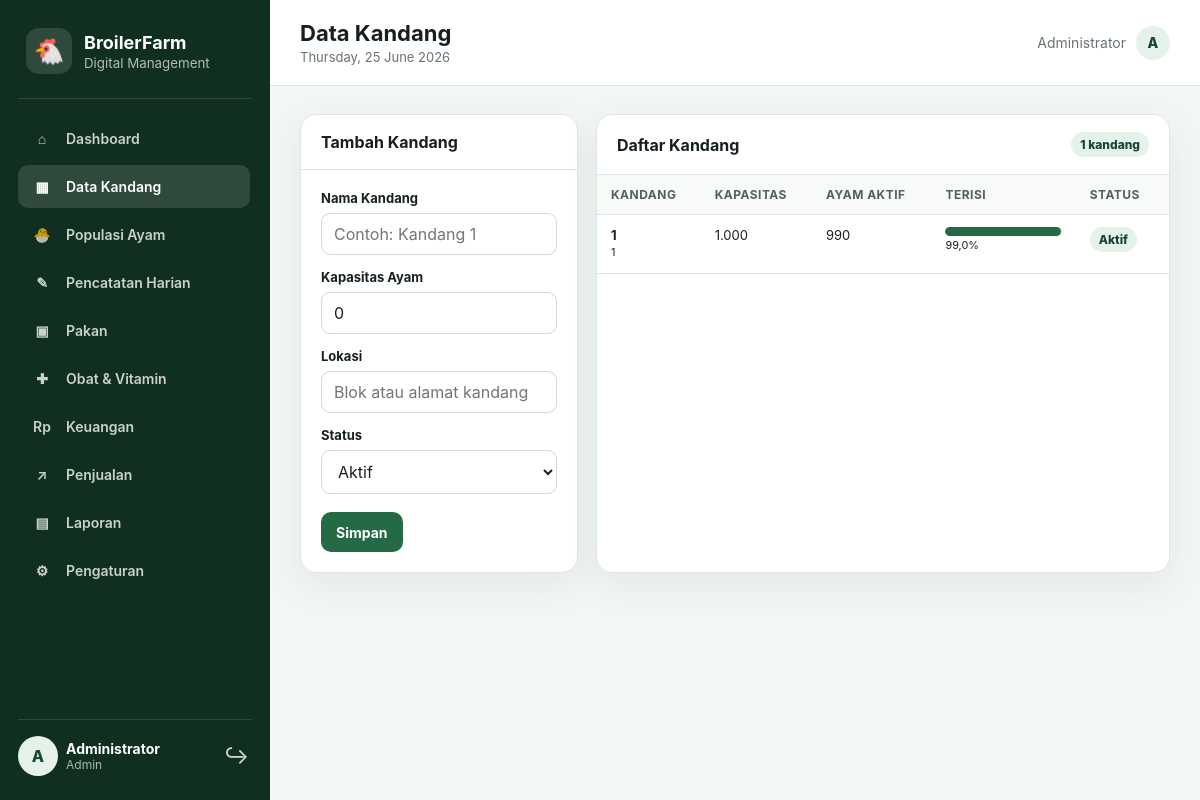
/kandang.php (signed in), run on the app's committed database.
### tables this page shows
CREATE TABLE `kandang` (
  `id` int(10) UNSIGNED NOT NULL,
  `nama_kandang` varchar(100) NOT NULL,
  `kapasitas` int(10) UNSIGNED NOT NULL DEFAULT 0,
  `lokasi` varchar(180) DEFAULT NULL,
  `status` enum('aktif','nonaktif') NOT NULL DEFAULT 'aktif',
  `created_at` timestamp NOT NULL DEFAULT current_timestamp()
);

### includes/functions.php (called while the page is built, shortened)
<?php
function e(?string $value): string
{
    return htmlspecialchars((string) $value, ENT_QUOTES, 'UTF-8');
}

### kandang.php (the view, shortened to what this page needs)
<?php
$pdo = db();
$edit = null;
$rows = $pdo->query("
    SELECT k.*, COALESCE(SUM(CASE WHEN p.status='aktif' THEN p.jumlah_hidup ELSE 0 END), 0) AS jumlah_ayam
    FROM kandang k
    LEFT JOIN populasi p ON p.kandang_id = k.id
    GROUP BY k.id
    ORDER BY k.nama_kandang
")->fetchAll();
require __DIR__ . '/includes/header.php';
?>
<div class="grid cols-3">
    <section class="card">
        <div class="card-header"><h3><?= $edit ? 'Edit Kandang' : 'Tambah Kandang' ?></h3></div>
        <div class="card-body">
            <form method="post">
                <div class="form-group">
                    <label>Nama Kandang</label>
                    <input name="nama_kandang" required value="<?= e($edit['nama_kandang'] ?? '') ?>" placeholder="Contoh: Kandang 1">
                </div>
                <div class="form-group" style="margin-top:14px">
                    <label>Kapasitas Ayam</label>
                    <input type="number" min="0" name="kapasitas" required value="<?= e((string)($edit['kapasitas'] ?? 0)) ?>">
                </div>
                <div class="form-group" style="margin-top:14px">
                    <label>Lokasi</label>
                    <input name="lokasi" value="<?= e($edit['lokasi'] ?? '') ?>" placeholder="Blok atau alamat kandang">
                </div>
                <div class="form-group" style="margin-top:14px">
                    <label>Status</label>
                    <select name="status">
                        <option value="aktif" <?= (($edit['status'] ?? 'aktif') === 'aktif') ? 'selected' : '' ?>>Aktif</option>
                    </select>
                </div>
                <div class="inline-actions" style="margin-top:18px">
                    <button class="btn btn-primary" type="submit">Simpan</button>
                </div>
            </form>
        </div>
    </section>
    <section class="card" style="grid-column:span 2">
        <div class="card-header"><h3>Daftar Kandang</h3><span class="badge"><?= count($rows) ?> kandang</span></div>
        <div class="card-body" style="padding:0">
            <?php if ($rows): ?>
                <div class="table-wrap">
                    <table>
                        <thead><tr><th>Kandang</th><th>Kapasitas</th><th>Ayam Aktif</th><th>Terisi</th><th>Status</th><th>Aksi</th></tr></thead>
                        <tbody>
                        <?php foreach ($rows as $row): $percent = $row['kapasitas'] > 0 ? min(100, ($row['jumlah_ayam'] / $row['kapasitas']) * 100) : 0; ?>
                            <tr>
                                <td><strong><?= e($row['nama_kandang']) ?></strong><br><small><?= e($row['lokasi']) ?></small></td>
                                <td><?= number_format((int)$row['kapasitas'], 0, ',', '.') ?></td>
                                <td><?= number_format((int)$row['jumlah_ayam'], 0, ',', '.') ?></td>
                                <td style="min-width:130px">
                                    <div class="progress"><span style="width:<?= number_format($percent, 2, '.', '') ?>%"></span></div>
                                    <small><?= number_format($percent, 1, ',', '.') ?>%</small>
                                </td>
                                <td><span class="badge <?= $row['status'] === 'aktif' ? '' : 'gray' ?>"><?= e(ucfirst($row['status'])) ?></span></td>
                                <td>
                                </td>
                            </tr>
                        <?php endforeach; ?>
                        </tbody>
                    </table>
                </div>
            <?php else: ?>
                <div class="empty"><strong>Belum ada kandang</strong>Tambahkan kandang pertama sebelum menaruh ribuan ayam ke dalam kehampaan database.</div>
            <?php endif; ?>
        </div>
    </section>
</div>
<?php require __DIR__ . '/includes/footer.php'; ?>

### assets/css/style.css (style rules this page uses)
:root { --ink: #17211b; --muted: #69756e; --line: #dfe7e1; --paper: #ffffff; --background: #f3f7f4; --primary: #246b45; --primary-dark: #17472f; --primary-soft: #e4f2e9; --danger: #b42318; --danger-soft: #feeceb; --warning: #9a6700; --warning-soft: #fff6d8; --shadow: 0 12px 35px rgba(35, 65, 46, .08); }
* { box-sizing: border-box; }
html { scroll-behavior: smooth; }
body { margin: 0; font-family: Inter, ui-sans-serif, system-ui, -apple-system, BlinkMacSystemFont, "Segoe UI", sans-serif; color: var(--ink); background: var(--background); }
button, input, select, textarea { font: inherit; }
.grid { display: grid; gap: 18px; }
.grid.cols-3 { grid-template-columns: repeat(3, minmax(0, 1fr)); }
.card { background: var(--paper); border: 1px solid var(--line); border-radius: 16px; box-shadow: var(--shadow); overflow: hidden; }
.card-header { padding: 17px 20px; border-bottom: 1px solid var(--line); display: flex; align-items: center; justify-content: space-between; gap: 12px; }
.card-header h3 { margin: 0; font-size: 16px; }
.card-body { padding: 20px; }
.btn { display: inline-flex; align-items: center; justify-content: center; gap: 8px; min-height: 40px; padding: 9px 14px; border: 1px solid transparent; border-radius: 10px; cursor: pointer; font-weight: 700; font-size: 14px; }
.btn-primary { color: white; background: var(--primary); }
.form-group { display: grid; gap: 7px; }
label { font-weight: 700; font-size: 13px; }
input, select, textarea { width: 100%; min-height: 42px; padding: 10px 12px; border: 1px solid #cfd9d2; border-radius: 9px; background: white; color: var(--ink); outline: none; }
.table-wrap { width: 100%; overflow-x: auto; }
table { width: 100%; border-collapse: collapse; min-width: 720px; }
th, td { padding: 12px 14px; border-bottom: 1px solid var(--line); text-align: left; vertical-align: top; font-size: 13px; }
th { color: #526159; font-size: 12px; text-transform: uppercase; letter-spacing: .04em; background: #f8faf8; }
.badge { display: inline-flex; align-items: center; min-height: 25px; padding: 4px 9px; border-radius: 999px; font-size: 12px; font-weight: 800; background: var(--primary-soft); color: var(--primary-dark); }
.inline-actions { display: flex; gap: 7px; flex-wrap: wrap; }
.progress { height: 9px; background: #e7ece8; border-radius: 999px; overflow: hidden; }
.progress > span { display: block; height: 100%; background: var(--primary); border-radius: inherit; }

### data on the page
kandang: nama_kandang "1", lokasi "1", kapasitas "1.000", jumlah_ayam "990", $percent 99.00 (drawn), percent "99,0", status "Aktif"

### other printed values
substr($user['name'] ?? 'U', 0, 1) "A"
$user['name'] "Administrator"
$user['role'] "Admin"
$pageTitle "Data Kandang"
count($rows) "1"
